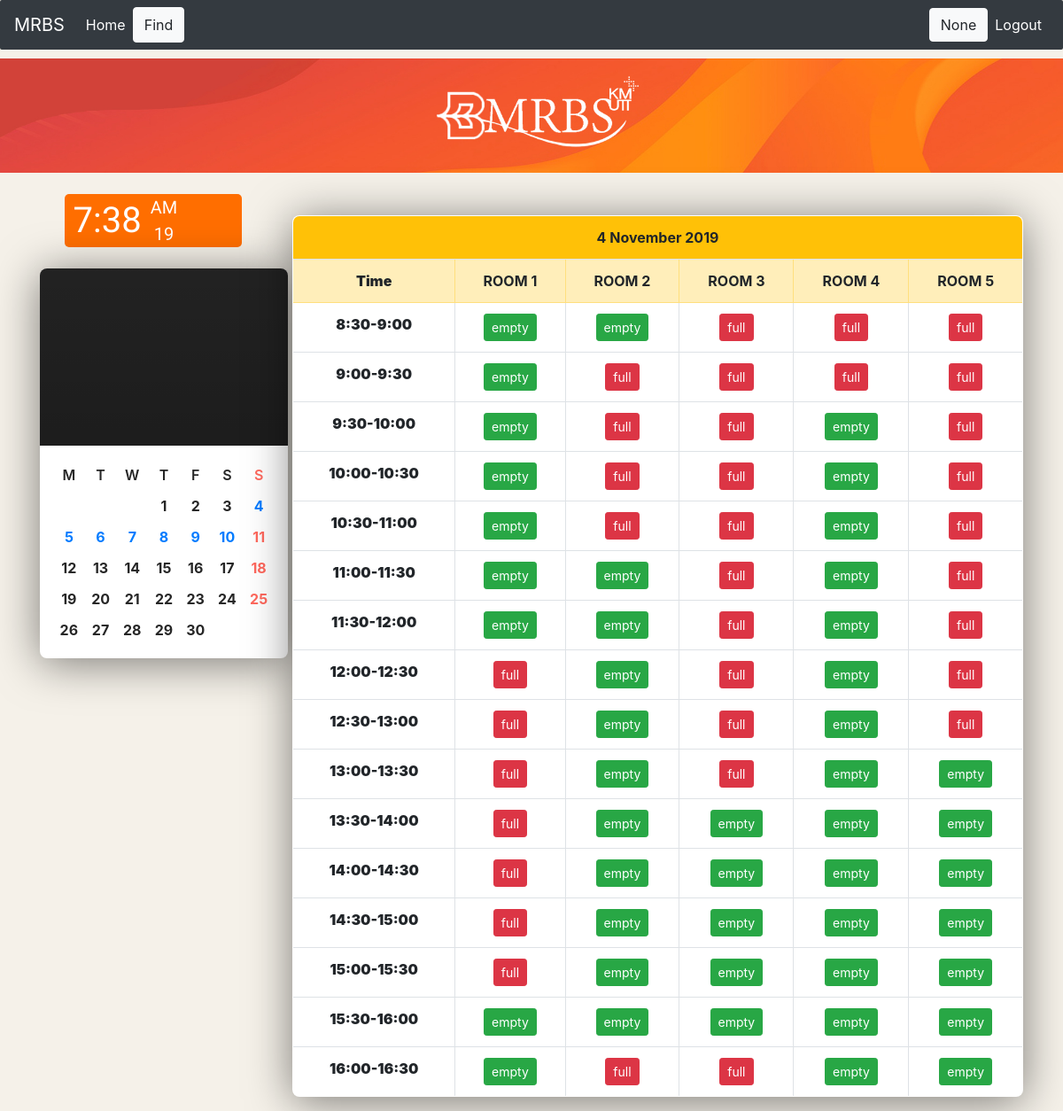
The page /user/pick_day/pick_room/1 on the database as committed earlier.
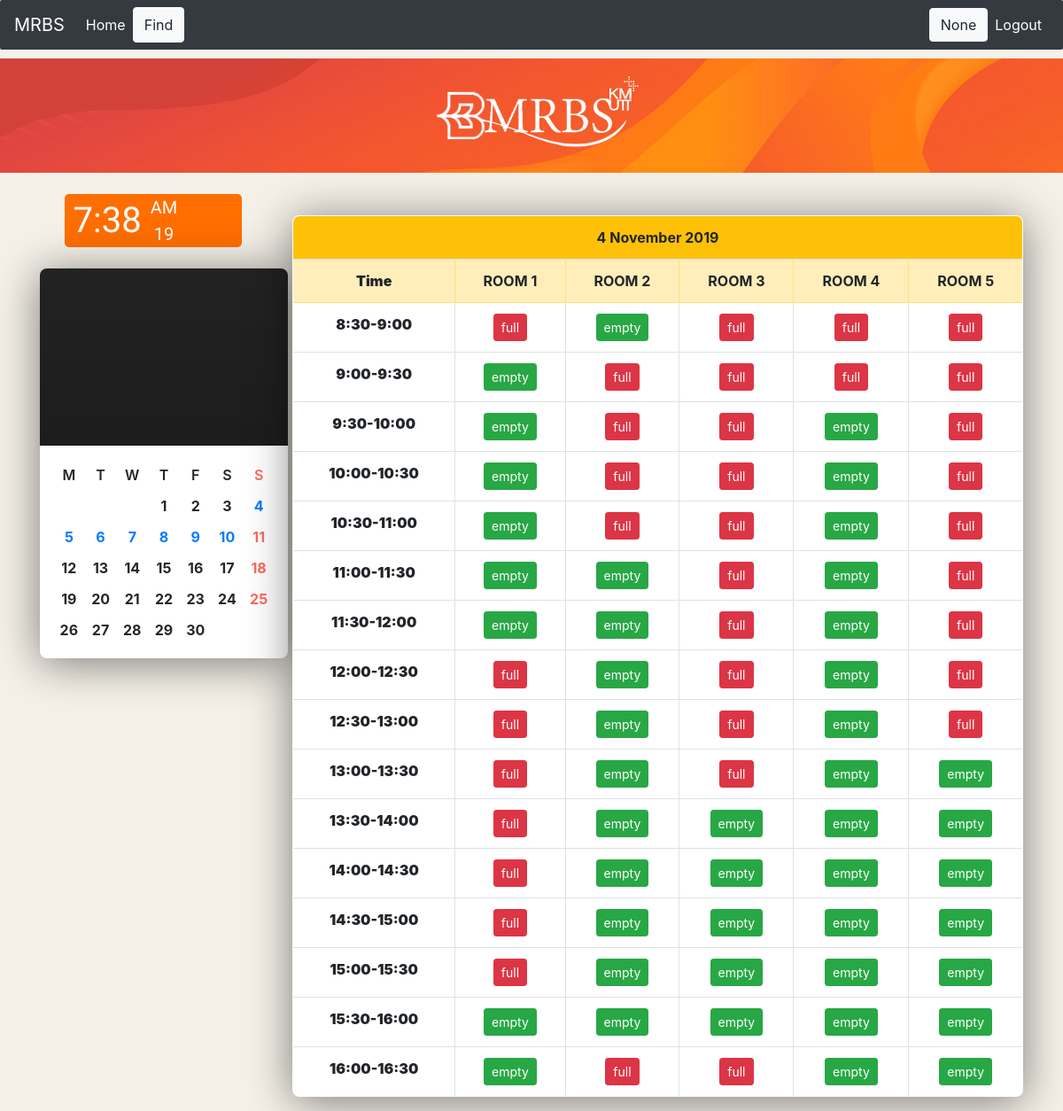
The same page on the database as committed later.
### app_mrbs/models.py (models this page shows, shortened)
class Timeslot(models.Model):
    roomday = models.ForeignKey(RoomDay, on_delete = models.CASCADE)
    status1 = models.CharField(max_length = 20, default = "empty")
    user1 = models.CharField(max_length = 100, default = 'none')
    status2 = models.CharField(max_length = 20, default = "empty")
    user2 = models.CharField(max_length = 100, default = 'none')
    status3 = models.CharField(max_length = 20, default = "empty")
    user3 = models.CharField(max_length = 100, default = 'none')
    status4 = models.CharField(max_length = 20, default = "empty")
    user4 = models.CharField(max_length =  100, default = 'none')
    status5 = models.CharField(max_length = 20, default = "empty")
    user5 = models.CharField(max_length = 100, default = 'none')
    status6 = models.CharField(max_length = 20, default = "empty")
    user6 = models.CharField(max_length = 100, default = 'none')
    status7 = models.CharField(max_length = 20, default = "empty")
    user7 = models.CharField(max_length = 100, default = 'none')
    status8 = models.CharField(max_length = 20, default = "empty")
    user8 = models.CharField(max_length = 100, default = 'none')
    status9 = models.CharField(max_length = 20, default = "empty")
    user9 = models.CharField(max_length = 100, default = 'none')
    status10 = models.CharField(max_length = 20, default = "empty")
    user10 = models.CharField(max_length = 100, default = 'none')
    status11 = models.CharField(max_length = 20, default = "empty")
    user11 = models.CharField(max_length = 100, default = 'none')
    status12 = models.CharField(max_length = 20, default = "empty")
    user12 = models.CharField(max_length = 100, default = 'none')
    status13 = models.CharField(max_length = 20, default = "empty")
    user13 = models.CharField(max_length = 100, default = 'none')
    status14 = models.CharField(max_length = 20, default = "empty")
    user14 = models.CharField(max_length = 100, default = 'none')
    status15 = models.CharField(max_length = 20, default = "empty")
    user15 = models.CharField(max_length = 100, default = 'none')
    status16 = models.CharField(max_length = 20, default = "empty")
    user16 = models.CharField(max_length = 100, default = 'none')

### app_mrbs/views.py (the view, shortened to what this page needs)
# urls.py: path('user/pick_day/pick_room/<int:day_id>',views.pick_room, name = "pick_room"),
def pick_room(request, day_id):
    day = get_object_or_404(Day, pk = day_id)
    thisday = RoomDay.objects.filter(day = day_id) #เอาทุกห้องของวันนี้มา
    all_slot_room1 = Timeslot.objects.filter(roomday = thisday[0])[0] #เอาslotของห้องที่ 1 ของวันนี้มา
    all_slot_room2 = Timeslot.objects.filter(roomday = thisday[1])[0]
    all_slot_room3 = Timeslot.objects.filter(roomday = thisday[2])[0]
    all_slot_room4 = Timeslot.objects.filter(roomday = thisday[3])[0]
    all_slot_room5 = Timeslot.objects.filter(roomday = thisday[4])[0]
    room_list = [all_slot_room1, all_slot_room2, all_slot_room3, all_slot_room4, all_slot_room5]
    reserve_slot1 = []
    for i in range(1, 66, 16):
        reserve_slot1.append(str(i))
    reserve_slot2 = []
    for i in range(2, 67, 16):
        reserve_slot2.append(str(i))
    reserve_slot3 = []
    for i in range(3, 68, 16):
        reserve_slot3.append(str(i))
    reserve_slot4 = []
    for i in range(4, 69, 16):
        reserve_slot4.append(str(i))
    reserve_slot5 = []
    for i in range(5, 70, 16):
        reserve_slot5.append(str(i))
    reserve_slot6 = []
    for i in range(6, 71, 16):
        reserve_slot6.append(str(i))
    reserve_slot7 = []
    for i in range(7, 72, 16):
        reserve_slot7.append(str(i))
    reserve_slot8 = []
    for i in range(8, 73, 16):
        reserve_slot8.append(str(i))
    reserve_slot9 = []
    for i in range(9, 74, 16):
        reserve_slot9.append(str(i))
    reserve_slot10 = []
    for i in range(10, 75, 16):
        reserve_slot10.append(str(i))
    reserve_slot11 = []
    for i in range(11, 76, 16):
        reserve_slot11.append(str(i))
    reserve_slot12 = []
    for i in range(12, 77, 16):
        reserve_slot12.append(str(i))
    reserve_slot13 = []
    for i in range(13, 78, 16):
        reserve_slot13.append(str(i))
    reserve_slot14 = []
    for i in range(14, 79, 16):
        reserve_slot14.append(str(i))
    reserve_slot15 = []
    for i in range(15, 80, 16):
        reserve_slot15.append(str(i))
    reserve_slot16 = []
    for i in range(16, 81, 16):
        reserve_slot16.append(str(i))
    cancel_slot1 = []
    for i in range(81, 146, 16):
        cancel_slot1.append(str(i))
    cancel_slot2 = []
    for i in range(82, 147, 16):
        cancel_slot2.append(str(i))
    cancel_slot3 = []
    for i in range(83, 148, 16):
        cancel_slot3.append(str(i))
    cancel_slot4 = []
    for i in range(84, 149, 16):
        cancel_slot4.append(str(i))
    cancel_slot5 = []
    for i in range(85, 150, 16):
        cancel_slot5.append(str(i))
    cancel_slot6 = []
    for i in range(86, 151, 16):
        cancel_slot6.append(str(i))
    cancel_slot7 = []
    for i in range(87, 152, 16):
        cancel_slot7.append(str(i))
    cancel_slot8 = []
    for i in range(88, 153, 16):
        cancel_slot8.append(str(i))
    cancel_slot9 = []
    for i in range(89, 154, 16):
        cancel_slot9.append(str(i))
    cancel_slot10 = []
    for i in range(90, 155, 16):
        cancel_slot10.append(str(i))
    cancel_slot11 = []
    for i in range(91, 156, 16):
        cancel_slot11.append(str(i))
    cancel_slot12 = []
    for i in range(92, 157, 16):
        cancel_slot12.append(str(i))
    cancel_slot13 = []
    for i in range(93, 158, 16):
        cancel_slot13.append(str(i))
    cancel_slot14 = []
    for i in range(94, 159, 16):
        cancel_slot14.append(str(i))
    cancel_slot15 = []
    for i in range(95, 160, 16):
        cancel_slot15.append(str(i))
    cancel_slot16 = []
    for i in range(96, 161, 16):
        cancel_slot16.append(str(i))
    user_name = request.session.get('user_name')
    if user_name == None:
        user_name = 'None'
    IN_NAME = None
    request.session['user_name'] = user_name
    if request.method == 'POST':
        IN_NAME = request.POST.get('username')
    context = { 'day':day,
                'thisday':thisday,
                'all_slot_room1':all_slot_room1,
                'all_slot_room2':all_slot_room2,
                'all_slot_room3':all_slot_room3,
                'all_slot_room4':all_slot_room4,
                'all_slot_room5':all_slot_room5,
                'username':user_name,
                'day_id':day_id+3 ,
                'Sortform':Sortform ,
                }
    return render(request, 'app_mrbs/pick_room.html', context)

### app_mrbs/templates/app_mrbs/pick_room.html (shortened to what the changed rows need)
{% load static %}
<!DOCTYPE html>
<html lang="en">
  <head>
	<link rel="stylesheet" href="https://cdnjs.cloudflare.com/ajax/libs/highlight.js/8.3/styles/github.min.css">
	<link rel="stylesheet" href="https://stackpath.bootstrapcdn.com/bootstrap/4.3.1/css/bootstrap.min.css">
	<link rel="stylesheet" href="https://maxcdn.bootstrapcdn.com/font-awesome/4.2.0/css/font-awesome.min.css">
	<link rel="stylesheet" href="https://use.fontawesome.com/releases/v5.4.1/css/all.css">
	<link rel="stylesheet" href={% static 'css/bootstrap4-toggle.css' %}>
	<link rel="stylesheet" href={% static 'doc/stylesheet.css' %}>
 <link rel="stylesheet" type="text/css" href={% static 'css/calendar1.css' %}>
	<link href={% static 'css/bootstrap-4.3.1.css' %} rel="stylesheet">
	<link rel='stylesheet prefetch' href='http://netdna.bootstrapcdn.com/font-awesome/3.2.1/css/font-awesome.css'>
	<link rel="stylesheet" href={% static 'css/style.css' %}>
	  <link href="https://cdn.jsdelivr.net/gh/gitbrent/bootstrap4-toggle@3.6.1/css/bootstrap4-toggle.min.css" rel="stylesheet">
  </head>
  <body onload="digitized();">
  	<div class="container botton" >
  	  <div class="row" >
<div class="col-xl-9">
	<br><br>
<tr>
<table class="table table-bordered calendar">
<tr>
<th class="text-center month_header bg-warning" colspan="6">{{day_id}} November&nbsp;2019</th>
</tr>
<tr class="table-warning">
<th class="day_header"><strong>Time</strong></th>
	<th class="room_1" data-toggle="modal" data-target="#Equipment1" style="cursor:pointer">ROOM 1</th>
	<th class="room_2" data-toggle="modal" data-target="#Equipment2" style="cursor:pointer">ROOM 2</th>
	<th class="room_3" data-toggle="modal" data-target="#Equipment3" style="cursor:pointer">ROOM 3</th>
	<th class="room_4" data-toggle="modal" data-target="#Equipment4" style="cursor:pointer">ROOM 4</th>
	<th class="room_5" data-toggle="modal" data-target="#Equipment5" style="cursor:pointer">ROOM 5</th>
</tr> </tr>
<tr>
	 <td>
    {% if all_slot_room1.status1 == "empty" %}
    <form action="" method="post">
      <input type="submit" class="btn btn-success btn-sm" value={{all_slot_room1.status1}} name = 1> </form>
    {% elif all_slot_room1.user1 == username %}
      <form action="" method="post">
      {% csrf_token %}
      <input type="submit" class="btn btn-danger btn-sm" value="cancel" name = 81> </form>
     {% else %}
     <form action="" method="post">
       <input type="submit" class="btn btn-danger btn-sm" value="full" name = 'none'>
     </form> {% endif %}
		</td>
</tr>
<tr>
<td>
 {% if all_slot_room1.status2 == "empty" %}
 <form action="" method="post">
   <input type="submit" class="btn btn-success btn-sm" value={{all_slot_room1.status2}} name = 2> </form>
   {% elif all_slot_room1.user2 == username %}
        <form action="" method="post"> {% csrf_token %}
        <input type="submit" class="btn btn-danger btn-sm" value="cancel" name = 82> </form>
  {% else %}
        <form action="" method="post"> {% csrf_token %}
          <input type="submit" class="btn btn-danger btn-sm" value="full" name = 'none'>
  </form> {% endif %}
 </td>
</tr>
<tr>
<td>
 {% if all_slot_room1.status3 == "empty" %}
 <form action="" method="post">
   <input type="submit" class="btn btn-success btn-sm" value={{all_slot_room1.status3}} name = 3> </form>
   {% elif all_slot_room1.user3 == username %}
   <form action="" method="post"> {% csrf_token %}
   <input type="submit" class="btn btn-danger btn-sm" value="cancel" name = 83> </form>
{% else %}
   <form action="" method="post"> {% csrf_token %}
     <input type="submit" class="btn btn-danger btn-sm" value="full" name = 'none'>
  </form> {% endif %}
 </td>
</tr>
<tr>
<td>
 {% if all_slot_room1.status4 == "empty" %}
 <form action="" method="post">
   <input type="submit" class="btn btn-success btn-sm" value={{all_slot_room1.status4}} name = 4> </form>
   {% elif all_slot_room1.user4 == username %}
   <form action="" method="post"> {% csrf_token %}
   <input type="submit" class="btn btn-danger btn-sm" value="cancel" name = 84> </form>
{% else %}
   <form action="" method="post"> {% csrf_token %}
     <input type="submit" class="btn btn-danger btn-sm" value="full" name = 'none'>
  </form> {% endif %}
 </td>
</tr>
<tr>
<td>
 {% if all_slot_room1.status5 == "empty" %}
 <form action="" method="post">
   <input type="submit" class="btn btn-success btn-sm" value={{all_slot_room1.status5}} name = 5> </form>
   {% elif all_slot_room1.user5 == username %}
   <form action="" method="post"> {% csrf_token %}
   <input type="submit" class="btn btn-danger btn-sm" value="cancel" name = 85> </form>
{% else %}
   <form action="" method="post"> {% csrf_token %}
     <input type="submit" class="btn btn-danger btn-sm" value="full" name = 'none'>
  </form> {% endif %}
 </td>
</tr>
<tr>
<td>
 {% if all_slot_room1.status6 == "empty" %}
 <form action="" method="post">
   <input type="submit" class="btn btn-success btn-sm" value={{all_slot_room1.status6}} name = 6> </form>
   {% elif all_slot_room1.user6 == username %}
   <form action="" method="post"> {% csrf_token %}
   <input type="submit" class="btn btn-danger btn-sm" value="cancel" name = 86> </form>
{% else %}
   <form action="" method="post"> {% csrf_token %}
     <input type="submit" class="btn btn-danger btn-sm" value="full" name = 'none'>
  </form> {% endif %}
 </td>
</tr>
<tr>
<td>
 {% if all_slot_room1.status7 == "empty" %}
 <form action="" method="post">
   <input type="submit" class="btn btn-success btn-sm" value={{all_slot_room1.status7}} name = 7> </form>
   {% elif all_slot_room1.user7 == username %}
   <form action="" method="post"> {% csrf_token %}
   <input type="submit" class="btn btn-danger btn-sm" value="cancel" name = 87> </form>
{% else %}
   <form action="" method="post"> {% csrf_token %}
     <input type="submit" class="btn btn-danger btn-sm" value="full" name = 'none'>
  </form> {% endif %}
 </td>
</tr>
<tr>
<td>
 {% if all_slot_room1.status15 == "empty" %}
 <form action="" method="post">
   <input type="submit" class="btn btn-success btn-sm" value={{all_slot_room1.status15}} name = 15> </form>
   {% elif all_slot_room1.user15 == username %}
   <form action="" method="post"> {% csrf_token %}
   <input type="submit" class="btn btn-danger btn-sm" value="cancel" name = 95> </form>
{% else %}
   <form action="" method="post"> {% csrf_token %}
     <input type="submit" class="btn btn-danger btn-sm" value="full" name = 'none'>
  </form> {% endif %}
 </td>
</tr>
<tr>
<td>
 {% if all_slot_room1.status16 == "empty" %}
 <form action="" method="post">
   <input type="submit" class="btn btn-success btn-sm" value={{all_slot_room1.status16}} name = 16> </form>
   {% elif all_slot_room1.user16 == username %}
   <form action="" method="post"> {% csrf_token %}
   <input type="submit" class="btn btn-danger btn-sm" value="cancel" name = 96> </form>
{% else %}
   <form action="" method="post"> {% csrf_token %}
     <input type="submit" class="btn btn-danger btn-sm" value="full" name = 'none'>
  </form> {% endif %}
 </td>
</tr></table>
	  </div>
	  </div>
  </div>
</body>
</html>

Rows that differ between the two databases and show on the page:
changed Timeslot (number 2 of 5 on the later page): status1 "empty" → (not shown)
Other text that changed with them:
form field none: (not shown) → "full"
